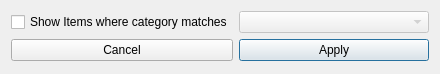
<?xml version="1.0" encoding="UTF-8"?>
<ui version="4.0">
 <class>FileCategoryFilter</class>
 <widget class="QDialog" name="FileCategoryFilter">
  <property name="windowModality">
   <enum>Qt::ApplicationModal</enum>
  </property>
  <property name="geometry">
   <rect>
    <x>0</x>
    <y>0</y>
    <width>440</width>
    <height>74</height>
   </rect>
  </property>
  <property name="windowTitle">
   <string>File Category Filter</string>
  </property>
  <layout class="QGridLayout" name="gridLayout">
   <item row="0" column="0">
    <widget class="QCheckBox" name="categorycheckBox">
     <property name="text">
      <string>Show Items where category matches</string>
     </property>
    </widget>
   </item>
   <item row="0" column="1">
    <widget class="QComboBox" name="categorycomboBox">
     <property name="enabled">
      <bool>false</bool>
     </property>
     <property name="editable">
      <bool>false</bool>
     </property>
     <property name="currentText">
      <string/>
     </property>
     <property name="insertPolicy">
      <enum>QComboBox::NoInsert</enum>
     </property>
    </widget>
   </item>
   <item row="1" column="1">
    <widget class="QPushButton" name="pushButton">
     <property name="styleSheet">
      <string notr="true"/>
     </property>
     <property name="text">
      <string>Apply</string>
     </property>
     <property name="default">
      <bool>true</bool>
     </property>
     <property name="flat">
      <bool>false</bool>
     </property>
    </widget>
   </item>
   <item row="1" column="0">
    <widget class="QPushButton" name="pushButton_2">
     <property name="text">
      <string>Cancel</string>
     </property>
    </widget>
   </item>
  </layout>
 </widget>
 <resources/>
 <connections/>
</ui>
